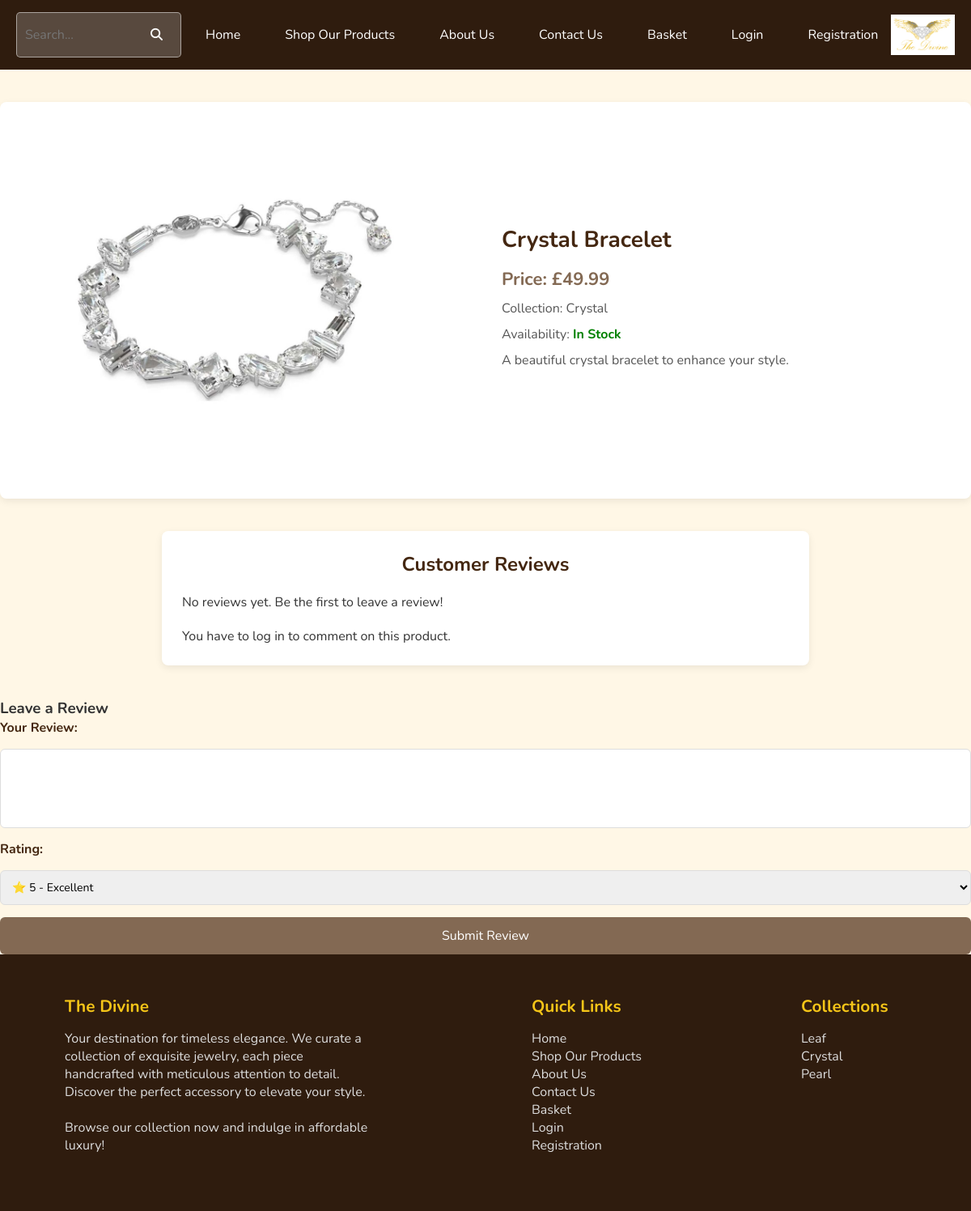
/products/1, run on the app's committed database.
### app/models.py (models this page shows, shortened)
class Product(db.Model):
    id = db.Column(db.Integer, primary_key=True)
    name = db.Column(db.String(255), nullable=False)
    type = db.Column(db.String(50), nullable=False)  # e.g., "Bracelets", "Earrings"
    price = db.Column(db.Float, nullable=False)
    image_url = db.Column(db.String(255), nullable=False)
    collection = db.Column(db.String(50), nullable=True)  # e.g., "Leaf", "Pearl"
    description = db.Column(db.Text, nullable=False)
    in_stock = db.Column(db.Boolean, default=True)

### app/routes.py (the view)
@routes_bp.route('/products/', defaults={'product_id': None}, methods=['GET'])
@routes_bp.route('/products/<int:product_id>', methods=['GET'])
def products(product_id):
    if product_id is None:
        all_products = Product.query.all()
        return render_template('all_products.html', products=all_products, now=datetime.now())
    product = Product.query.get_or_404(product_id)
    product_reviews = Review.query.filter_by(product_id=product.id).all()
    return render_template('products.html', product=product, reviews=product_reviews)

### app/routes.py (called while the page is built)
@routes_bp.context_processor
def utility_processor():
    return dict(now=datetime.now())

### app/templates/products.html (shortened to what this page needs)
{% extends "base.html" %}
{% block extra_css %}
<link rel="stylesheet" href="{{ url_for('static', filename='css/products_page.css') }}">
{% endblock %}
{% block content %}
<div class="product-detail-container">
    <div class="product-image">
        <img src="{{ url_for('static', filename=product.image_url) }}" alt="{{ product.name }}">
    </div>
    <div class="product-info">
        <h1>{{ product.name }}</h1>
        <p class="price">Price: £{{ product.price }}</p>
        <p class="collection">Collection: {{ product.collection if product.collection else "None" }}</p>
        <p class="availability">Availability:
            {% if product.in_stock %}
                <span class="in-stock">In Stock</span>
            {% else %}
                <span class="out-of-stock">Out of Stock</span>
            {% endif %}
        </p>
        <p class="description">{{ product.description }}</p>
    </div>
</div>
<div class="review-section">
    <h2>Customer Reviews</h2>
    <div class="reviews">
        {% if reviews %}
            {% for review in reviews %}
                <div class="review">
                    <p><strong>Rating:</strong> ⭐ {{ review.rating }}</p>
                    <p>{{ review.review }}</p>
                    {% if session.get('user_id') == review.user_id %}
                        <form method="POST" action="{{ url_for('delete_review', product_id=product.id) }}">
                            <button type="submit" class="delete-review-btn">Delete</button>
                        </form>
                    {% endif %}
                </div>
            {% endfor %}
        {% else %}
            <p>No reviews yet. Be the first to leave a review!</p>
        {% endif %}
    </div>
    {% if session.get('user_id') %}
        {% set user_review = reviews | selectattr("user_id", "equalto", session.get('user_id')) | list %}
        {% if user_review %}
            <h3>Edit Your Review</h3>
        {% else %}
            <h3>Leave a Review</h3>
        {% endif %}
        <form method="POST" action="{{ url_for('add_review', product_id=product.id) }}">
            <label for="review">Your Review:</label>
            <textarea name="review" id="review" rows="4" required>{{ user_review[0].review if user_review else "" }}</textarea>
            <label for="rating">Rating:</label>
            <select name="rating" id="rating" required>
                {% for i in range(5, 0, -1) %}
                    <option value="{{ i }}" {% if user_review and user_review[0].rating == i %}selected{% endif %}>⭐ {{ i }}</option>
                {% endfor %}
            </select>
            <button type="submit">{{ "Update Review" if user_review else "Submit Review" }}</button>
        </form>
    {% else %}
        <p>You have to log in to comment on this product.</p>
    {% endif %}
</div>
    <h3>Leave a Review</h3>
    <form method="POST" action="{{ url_for('routes.add_review', product_id=product.id) }}">
        <label for="review">Your Review:</label>
        <textarea name="review" id="review" rows="4" required></textarea>
        <label for="rating">Rating:</label>
        <select name="rating" id="rating" required>
            <option value="5">⭐ 5 - Excellent</option>
        </select>
        <button type="submit">Submit Review</button>
    </form>
{% endblock %}

### app/static/css/base.css (style rules this page uses)
* { margin: 0; padding: 0; box-sizing: border-box; font-family: "Nunito", sans-serif; }

### app/static/css/products_page.css (style rules this page uses)
body { font-family: 'Times New Roman', Times, serif; background: #fff7e6; margin: 0; padding: 0; color: #333; }
.product-detail-container { display: flex; max-width: 1200px; margin: 40px auto; gap: 40px; padding: 20px; background: white; border-radius: 8px; box-shadow: 0 3px 10px rgba(0, 0, 0, 0.08); }
.product-image { flex: 1; display: flex; justify-content: center; align-items: center; }
.product-image img { max-width: 100%; height: auto; border-radius: 8px; object-fit: cover; max-height: 450px; }
.product-info { flex: 1; display: flex; flex-direction: column; justify-content: center; padding: 20px; }
.product-info h1 { font-size: 28px; color: #442711; margin-bottom: 15px; }
.price { font-size: 22px; font-weight: bold; color: #836953; margin-bottom: 10px; }
.collection, .availability, .description { font-size: 16px; color: #555; margin-bottom: 10px; }
.in-stock { color: green; font-weight: bold; }
.review-section { max-width: 800px; margin: 40px auto; background: white; padding: 25px; border-radius: 8px; box-shadow: 0 3px 10px rgba(0, 0, 0, 0.08); }
.review-section h2 { font-size: 24px; color: #442711; margin-bottom: 20px; text-align: center; }
.reviews { margin-bottom: 20px; }
form { display: flex; flex-direction: column; gap: 15px; }
form label { font-size: 16px; font-weight: bold; color: #442711; }
textarea { width: 100%; padding: 10px; border: 1px solid #ddd; border-radius: 6px; font-size: 14px; resize: none; transition: border 0.3s ease; }
select { width: 100%; padding: 10px; border: 1px solid #ddd; border-radius: 6px; font-size: 14px; transition: border 0.3s ease; }
button { background-color: #836953; color: white; border: none; padding: 12px; border-radius: 6px; font-size: 16px; cursor: pointer; transition: background-color 0.3s ease; }

### data on the page
Product: image_url (picture), name "Crystal Bracelet", price "49.99", collection "Crystal", description "A beautiful crystal bracelet to enhance your style."
